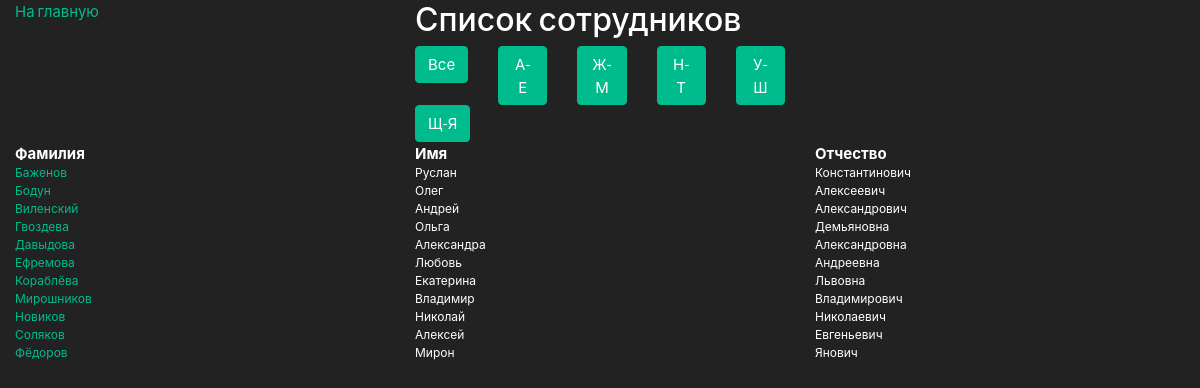
/alphabetic, run on the app's committed database.
### main/models.py (models this page shows, shortened)
class Employee(models.Model):
    first_name = models.CharField(max_length=200, verbose_name='Имя')
    last_name = models.CharField(max_length=200, verbose_name='Фамилия')
    middle_name = models.CharField(max_length=200, verbose_name='Отчество')
    birthday = models.DateField(verbose_name='Дата рождения')
    email = models.EmailField(max_length=100, verbose_name='E-mail')
    phone = PhoneField()
    start_date = models.DateField(verbose_name='Дата начала работы')
    end_date = models.DateField(verbose_name='Дата окончания работы', blank=True, null=True)
    position = models.CharField(max_length=200, verbose_name='Должность')
    department = models.ForeignKey(Department, on_delete=models.CASCADE, verbose_name='Отдел')
    class Meta:
        verbose_name = 'Сотрудник'
        verbose_name_plural = 'Сотрудники'

### main/views.py (the view, shortened to what this page needs)
# urls.py: path('alphabetic', EmployeesListAlphabet.as_view(), name='alphabetic'),
class EmployeesListAlphabet(ListView):
    template_name = 'alpabetic.html'
    def get_queryset(self):
        queryset = Employee.objects.all().order_by('last_name')
        query = self.request.GET.get('letters')
        return queryset

### templates/alpabetic.html (shortened to what this page needs)
{% load static %}
<!DOCTYPE html>
<html lang="en">
<head>
    <link rel="stylesheet" href="{% static 'css/bootstrap.min.css' %}">
    <link rel="stylesheet" href="{% static 'css/styles.css' %}">
</head>
<body>
    <div class="container-fluid">
            <div class="row">
                <div class="col">
                    <a href="{% url 'main:employeeslist' %}">На главную</a>
                </div>
                <div class="col">
                    <h3>Список сотрудников</h3>
                </div>
                <div class="col"></div>
            </div>
            <div class="row">
                <div class="col"></div>
                <div class="col">
                    <div class="row">
                        <div class="col">
                            <a href="?letters=all"><button class="btn btn-success">Все</button></a>
                        </div>
                        <div class="col">
                            <a href="?letters=А-Е"><button class="btn btn-success">А-Е</button></a>
                        </div>
                        <div class="col">
                            <a href="?letters=Ж-М"><button class="btn btn-success">Ж-М</button></a>
                        </div>
                        <div class="col">
                            <a href="?letters=Н-Т"><button class="btn btn-success">Н-Т</button></a>
                        </div>
                        <div class="col">
                            <a href="?letters=У-Ш"><button class="btn btn-success">У-Ш</button></a>
                        </div>
                        <div class="col">
                            <a href="?letters=Щ-Я"><button class="btn btn-success">Щ-Я</button></a>
                        </div>
                    </div>
                </div>
                <div class="col"></div>
            </div>
            <div class="row">
                <div class="col-sm"><b>Фамилия</b></div>
                <div class="col-sm"><b>Имя</b></div>
                <div class="col-sm"><b>Отчество</b></div>
            </div>
            {% for employee in object_list %}
            <div class="row">
                <div class="col-sm employee_item"><a href="{% url 'main:employeedetail' pk=employee.pk %}">{{ employee.last_name }}</a></div>
                <div class="col-sm employee_item">{{ employee.first_name }}</div>
                <div class="col-sm employee_item">{{ employee.middle_name }}</div>
            </div>
            {% endfor %}
    </div>
</body>

### static/css/styles.css (style rules this page uses)
.employee_item { font-size: 12px; }

### data on the page
Employee: last_name "Баженов", first_name "Руслан", middle_name "Константинович"
Employee: last_name "Бодун", first_name "Олег", middle_name "Алексеевич"
Employee: last_name "Виленский", first_name "Андрей", middle_name "Александрович"
Employee: last_name "Гвоздева", first_name "Ольга", middle_name "Демьяновна"
Employee: last_name "Давыдова", first_name "Александра", middle_name "Александровна"
Employee: last_name "Ефремова", first_name "Любовь", middle_name "Андреевна"
Employee: last_name "Кораблёва", first_name "Екатерина", middle_name "Львовна"
Employee: last_name "Мирошников", first_name "Владимир", middle_name "Владимирович"
Employee: last_name "Новиков", first_name "Николай", middle_name "Николаевич"
Employee: last_name "Соляков", first_name "Алексей", middle_name "Евгеньевич"
Employee: last_name "Фёдоров", first_name "Мирон", middle_name "Янович"
